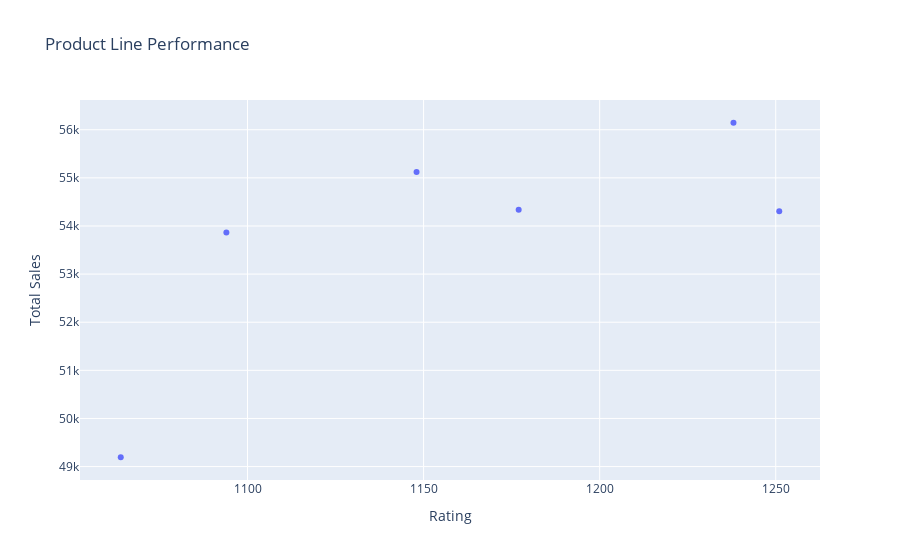

Notebook cell for this chart:
### Markdown cell above
# Product Line Performance

### Code cell
def plot_scatter(df, x_col, y_col, title, x_label, y_label):
    # Summarize the data
    summarized_data = df.groupby('Product line')['Unit price', 'Quantity', 'Tax 5%', 'Total', 'cogs', 'gross margin percentage', 'gross income', 'Rating'].sum().round()

    # Create a scatter plot
    hover_text = [
        "Product line: {}<br>Rating: {}<br>Total Sales: {}<br>Unit price: {}<br>Quantity: {}<br>Tax 5%: {}<br>cogs: {}<br>gross margin percentage: {}<br>gross income: {}".format(product, rating, sales, unit_price, quantity, tax, cogs, margin, income) for product, rating, sales, unit_price, quantity, tax, cogs, margin, income in zip(summarized_data.index, summarized_data['Rating'], summarized_data['Total'], summarized_data['Unit price'], summarized_data['Quantity'], summarized_data['Tax 5%'], summarized_data['cogs'], summarized_data['gross margin percentage'], summarized_data['gross income'])]

    scatter = go.Scatter(x=summarized_data[x_col], y=summarized_data[y_col], mode='markers', text=hover_text)

    # Customize the layout of the plot
    layout = go.Layout(title=title, xaxis=dict(title=x_label), yaxis=dict(title=y_label))

    # Display the plot
    fig = go.Figure(data=[scatter], layout=layout)
    pyo.iplot(fig)

# Call the function with the appropriate parameters
plot_scatter(df, 'Rating', 'Total', 'Product Line Performance', 'Rating', 'Total Sales')

### Figure 1 — Plotly figure (JSON) as saved in the notebook; plotly's stock layout.template omitted (floating-point values rounded to 4 significant figures)
{"data": [{"mode": "markers", "text": ["Product line: Electronic accessories<br>Rating: 1177.0<br>Total Sales: 54338.0<br>Unit price: 9104.0<br>Quantity: 971<br>Tax 5%: 2588.0<br>cogs: 51750.0<br>gross margin percentage: 810.0<br>gross income: 2588.0", "Product line: Fashion accessories<br>Rating: 1251.0<br>Total Sales: 54306.0<br>Unit price: 10173.0<br>Quantity: 902<br>Tax 5%: 2586.0<br>cogs: 51720.0<br>gross margin percentage: 848.0<br>gross income: 2586.0", "Product line: Food and beverages<br>Rating: 1238.0<br>Total Sales: 56145.0<br>Unit price: 9746.0<br>Quantity: 952<br>Tax 5%: 2674.0<br>cogs: 53471.0<br>gross margin percentage: 829.0<br>gross income: 2674.0", "Product line: Health and beauty<br>Rating: 1064.0<br>Total Sales: 49194.0<br>Unit price: 8338.0<br>Quantity: 854<br>Tax 5%: 2343.0<br>cogs: 46851.0<br>gross margin percentage: 724.0<br>gross income: 2343.0", "Product line: Home and lifestyle<br>Rating: 1094.0<br>Total Sales: 53862.0<br>Unit price: 8851.0<br>Quantity: 911<br>Tax 5%: 2565.0<br>cogs: 51297.0<br>gross margin percentage: 762.0<br>gross income: 2565.0", "Product line: Sports and travel<br>Rating: 1148.0<br>Total Sales: 55123.0<br>Unit price: 9461.0<br>Quantity: 920<br>Tax 5%: 2625.0<br>cogs: 52498.0<br>gross margin percentage: 790.0<br>gross income: 2625.0"], "type": "scatter", "x": [1177, 1251, 1238, 1064, 1094, 1148], "y": [54338, 54306, 56145, 49194, 53862, 55123]}], "layout": {"title": {"text": "Product Line Performance"}, "xaxis": {"title": {"text": "Rating"}}, "yaxis": {"title": {"text": "Total Sales"}}}}
